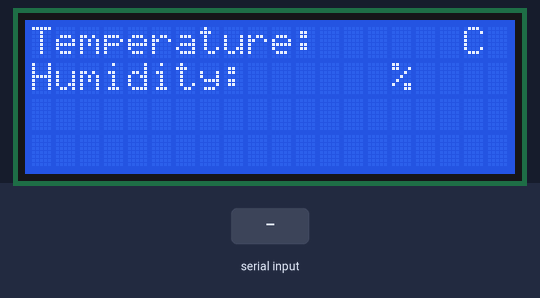
Simulated run of this sketch. Board: Arduino Uno, built with avr-gcc and run on an emulated ATmega328P. Shown: 20×4 character LCD. The inputs (shaded band) are chosen by the test bench.

Above: at 7.3 s.
7.4 s: "1" received over Serial
At 11.2 s:
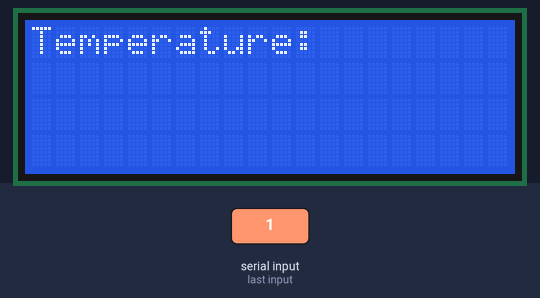
12.7 s: "0" received over Serial
At 16.5 s:
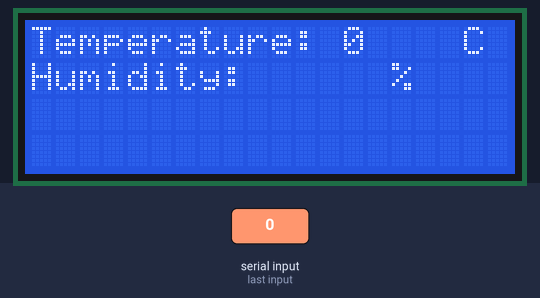
16.8 s: "2" received over Serial
Timing chart, 0 to 19.8 s (numbered marks = the images above; inputs shaded):
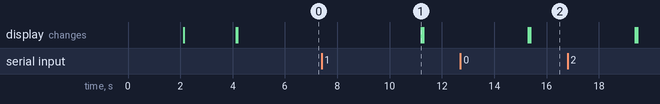

Measured:
- after the input at 7.4 s, the display: changes after 3.8 s (image 1)
- after the input at 12.7 s, the display: first changes after 2.6 s (image 2 shows a later state)

The sketch:

lcd_arduino.ino
```cpp
#include <LiquidCrystal_I2C.h>
#include <Wire.h>

// initialize the library by associating any needed LCD interface pin
// with the arduino pin number it is connected to
LiquidCrystal_I2C lcd(0x3F, 20, 4);
String values, sensor_data;

void setup() {
  Serial.begin(9600);
  delay(2000);
  // set up the LCD's number of columns and rows:
  lcd.begin(20, 4);
  // Print a message to the LCD.
  lcd.init(); // initialize the lcd
  lcd.backlight();
  delay(2000);
  lcd.setCursor(0, 0); lcd.print("Temperature: " );
  delay(10);
  lcd.setCursor(18, 0); lcd.print("C");
  delay(10);

  lcd.setCursor(0, 1); lcd.print("Humidity: ");
  delay(10);
  lcd.setCursor(15, 1); lcd.print("%");
  delay(2000);

}

void loop() {


  bool Sr = false;

  while (Serial.available()) {

    //get sensor data from serial put in sensor_data
    sensor_data = Serial.readString();
    Sr = true;

  }

  delay(1000);

  if (Sr == true) {

    values = sensor_data;

    //get sensors data from values variable by spliting by commas and put in to variables
    String temperature = values.substring(0, 5);
    String humidity = values.substring(6, 11);


    initialize();
    lcd.setCursor(13, 0);
    delay(10);
    lcd.print(temperature);//set cursor to print temperature
    delay(10);
    lcd.setCursor(10, 1);
    delay(10);
    lcd.print(humidity);

  }
  delay(2000);

}
void initialize() {
  lcd.clear();
  lcd.setCursor(0, 0); lcd.print("Temperature: " );
  delay(10);
  lcd.setCursor(18, 0); lcd.print("C");
  delay(10);

  lcd.setCursor(0, 1); lcd.print("Humidity: ");
  delay(10);
  lcd.setCursor(15, 1); lcd.print("%");
}
```
